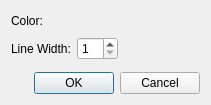
<?xml version="1.0" encoding="UTF-8"?>
<ui version="4.0">
 <class>PostPolyDataBasicSettingDialog</class>
 <widget class="QDialog" name="PostPolyDataBasicSettingDialog">
  <property name="geometry">
   <rect>
    <x>0</x>
    <y>0</y>
    <width>211</width>
    <height>105</height>
   </rect>
  </property>
  <property name="windowTitle">
   <string>Polygon Setting</string>
  </property>
  <layout class="QVBoxLayout" name="verticalLayout">
   <item>
    <layout class="QGridLayout" name="gridLayout">
     <item row="0" column="0">
      <widget class="QLabel" name="colorLabel">
       <property name="text">
        <string>Color:</string>
       </property>
      </widget>
     </item>
     <item row="0" column="1">
      <layout class="QHBoxLayout" name="horizontalLayout">
       <item>
        <widget class="ColorEditWidget" name="colorWidget">
         <property name="text">
          <string/>
         </property>
        </widget>
       </item>
       <item>
        <spacer name="horizontalSpacer">
         <property name="orientation">
          <enum>Qt::Horizontal</enum>
         </property>
         <property name="sizeHint" stdset="0">
          <size>
           <width>40</width>
           <height>20</height>
          </size>
         </property>
        </spacer>
       </item>
      </layout>
     </item>
     <item row="1" column="0">
      <widget class="QLabel" name="widthLabel">
       <property name="text">
        <string>Line Width:</string>
       </property>
      </widget>
     </item>
     <item row="1" column="1">
      <layout class="QHBoxLayout" name="horizontalLayout_2">
       <item>
        <widget class="QSpinBox" name="widthSpinBox">
         <property name="minimum">
          <number>1</number>
         </property>
         <property name="maximum">
          <number>15</number>
         </property>
         <property name="value">
          <number>1</number>
         </property>
        </widget>
       </item>
       <item>
        <spacer name="horizontalSpacer_2">
         <property name="orientation">
          <enum>Qt::Horizontal</enum>
         </property>
         <property name="sizeHint" stdset="0">
          <size>
           <width>40</width>
           <height>20</height>
          </size>
         </property>
        </spacer>
       </item>
      </layout>
     </item>
    </layout>
   </item>
   <item>
    <spacer name="verticalSpacer">
     <property name="orientation">
      <enum>Qt::Vertical</enum>
     </property>
     <property name="sizeHint" stdset="0">
      <size>
       <width>20</width>
       <height>0</height>
      </size>
     </property>
    </spacer>
   </item>
   <item>
    <widget class="QDialogButtonBox" name="buttonBox">
     <property name="orientation">
      <enum>Qt::Horizontal</enum>
     </property>
     <property name="standardButtons">
      <set>QDialogButtonBox::Cancel|QDialogButtonBox::Ok</set>
     </property>
    </widget>
   </item>
  </layout>
 </widget>
 <customwidgets>
  <customwidget>
   <class>ColorEditWidget</class>
   <extends>QLabel</extends>
   <header>guibase/widget/coloreditwidget.h</header>
   <container>1</container>
  </customwidget>
 </customwidgets>
 <resources/>
 <connections>
  <connection>
   <sender>buttonBox</sender>
   <signal>accepted()</signal>
   <receiver>PostPolyDataBasicSettingDialog</receiver>
   <slot>accept()</slot>
   <hints>
    <hint type="sourcelabel">
     <x>248</x>
     <y>254</y>
    </hint>
    <hint type="destinationlabel">
     <x>157</x>
     <y>274</y>
    </hint>
   </hints>
  </connection>
  <connection>
   <sender>buttonBox</sender>
   <signal>rejected()</signal>
   <receiver>PostPolyDataBasicSettingDialog</receiver>
   <slot>reject()</slot>
   <hints>
    <hint type="sourcelabel">
     <x>316</x>
     <y>260</y>
    </hint>
    <hint type="destinationlabel">
     <x>286</x>
     <y>274</y>
    </hint>
   </hints>
  </connection>
 </connections>
</ui>
